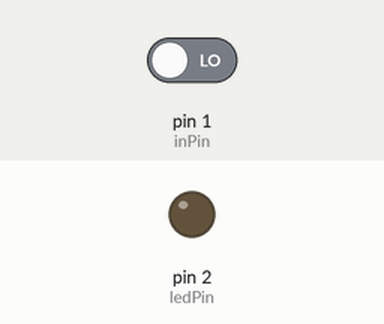
Simulated run of this sketch. Board: Arduino Uno, built with avr-gcc and run on an emulated ATmega328P. Parts: output pins drawn as LEDs (lit = HIGH). The test bench sets the inputs (shaded band); at power-on: pin 1 (inPin) LOW.

Above: at 1.2 s.
1.3 s: pin 1 (inPin) driven HIGH
At 2.0 s:
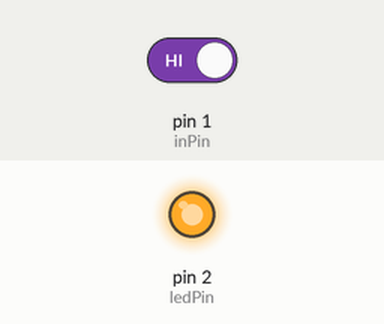
2.8 s: pin 1 (inPin) driven LOW
At 3.2 s:
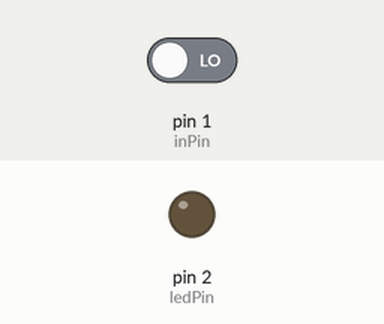
Timing chart, 0 to 5.8 s (numbered marks = the images above; inputs shaded):
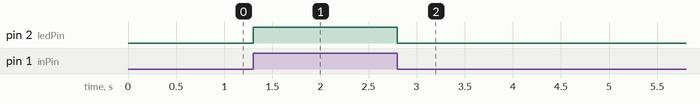

The sketch:

Q5.ino
```cpp
int inPin = 1;
int ledPin=2;
int val = 0;
void setup()
{
pinMode(ledPin, OUTPUT);
pinMode(inPin, INPUT);
}


void loop() {

val = digitalRead(inPin);

if (val == HIGH){
digitalWrite(ledPin, HIGH);

delay(500);

}else{
digitalWrite(ledPin, LOW); }

}
```

Measured:
- after the input at 1.3 s, pin 2 (ledPin): LOW → HIGH at once
- after the input at 2.8 s, pin 2 (ledPin): HIGH → LOW at once
